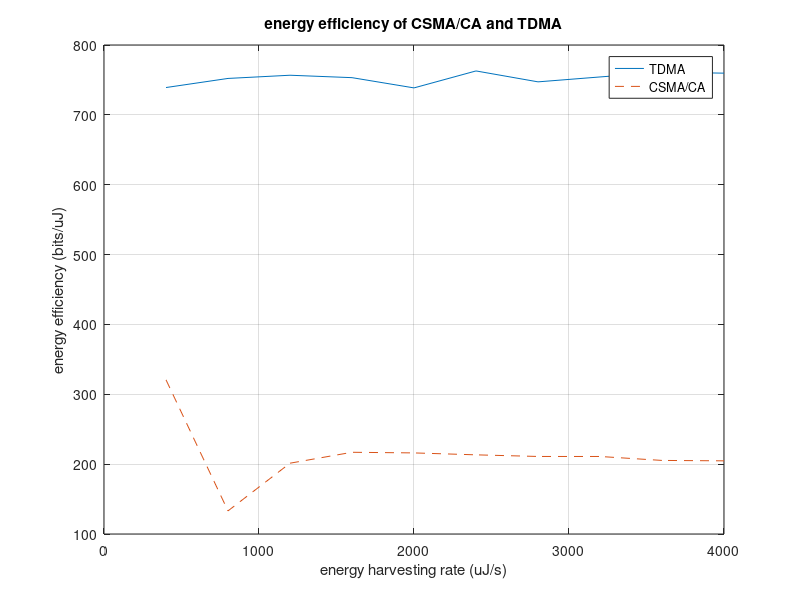
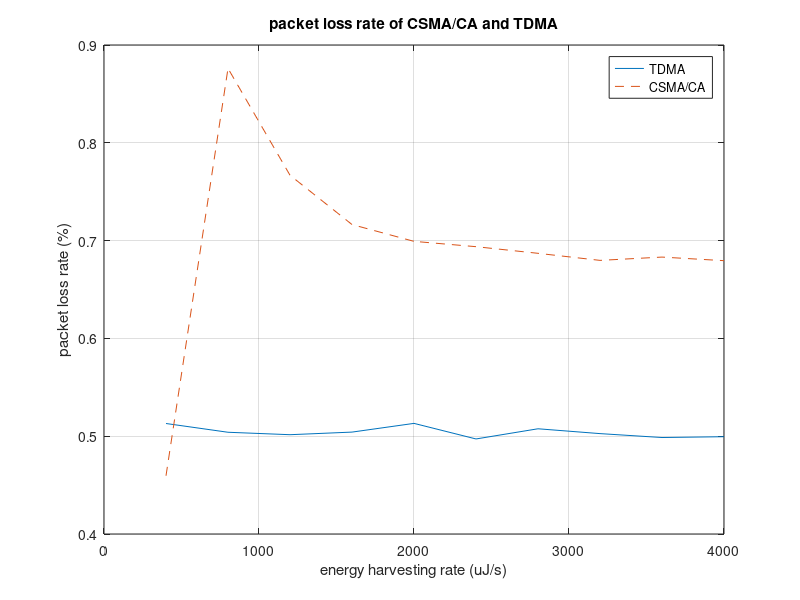
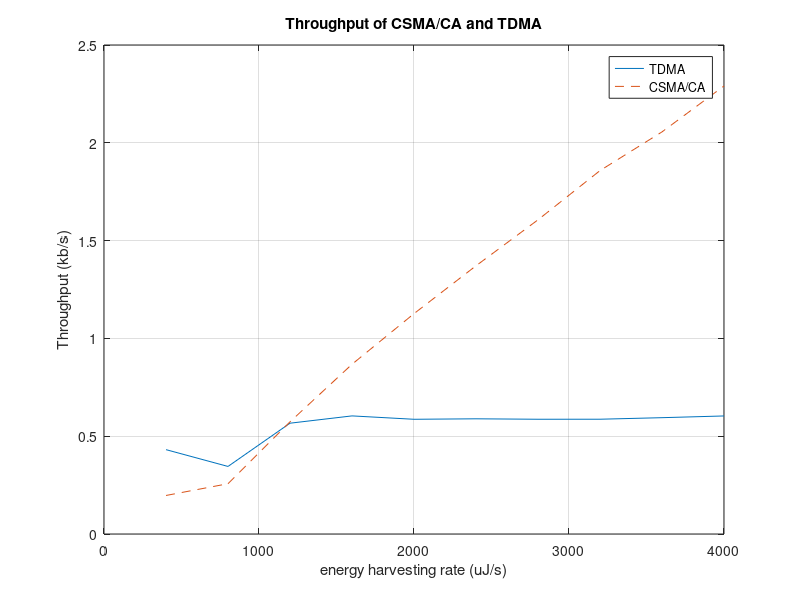

Reproduce these figures in MATLAB, in order.
load('VarE_MAC(UP0)(N10)(Pgb0.2)(Pbg0.2)(EH3)(Emax2000)(stl100)(sf1000)revise.mat');
sum(Colli_RAP_sp)
sum(PL_RAP_sp)
index = (0.01:0.01:0.1)*1000*40;
figure(1);
plot(index, Pkt_len*PS_MAP_total(1,:)./(ELE_MAP_t(1,:)*0.04), index, Pkt_len*PS_RAP_total(1,:)./(ELE_RAP_t(1,:)*0.04), '--');
grid;
% axis([4, 40, 0, 0.08]);
title('energy efficiency of CSMA/CA and TDMA');
xlabel('energy harvesting rate (uJ/s)');
ylabel('energy efficiency (bits/uJ)');
legend('TDMA', 'CSMA/CA');

figure(2);
plot(index, Pktloss_rate_MAP(1,:), index, Pktloss_rate_RAP(1,:), '--');
grid;
% axis([4, 40, 0.3, 1]);
title('packet loss rate of CSMA/CA and TDMA');
xlabel('energy harvesting rate (uJ/s)');
ylabel('packet loss rate (%)');
legend('TDMA', 'CSMA/CA');

figure(3);
plot(index, Pkt_len*PS_MAP_total(1,:)/(TB*Tsim), index, Pkt_len*PS_RAP_total(1,:)/(TB*Tsim), '--');
grid;
title('Throughput of CSMA/CA and TDMA');
xlabel('energy harvesting rate (uJ/s)');
ylabel('Throughput (kb/s)');
legend('TDMA', 'CSMA/CA');
